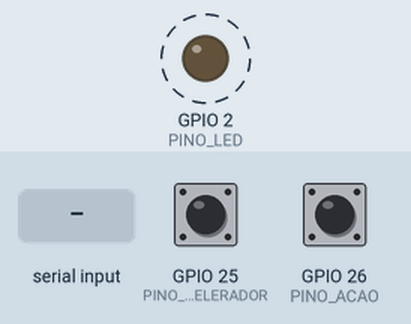
Bench run of a sketch on a simulated ESP32. Parts: output pins drawn as LEDs (lit = HIGH). Dashed ring = blinking. The test bench sets the inputs (shaded band); at power-on: GPIO 25 (PINO_ACELERADOR) HIGH, GPIO 26 (PINO_ACAO) HIGH. EEPROM starts erased; what the sketch prints to the serial monitor is not drawn.

Above: at 0.6 s.
1.3 s: GPIO 25 (PINO_ACELERADOR) pulled LOW for 0.15 s
4.3 s: GPIO 26 (PINO_ACAO) pulled LOW for 0.15 s
7.3 s: "D 1\n" received over Serial
10.3 s: GPIO 25 (PINO_ACELERADOR) pulled LOW for 1 s
13.3 s: "M 45\n" received over Serial
Timing chart, 0 to 17.3 s (numbered marks = the images above; inputs shaded):
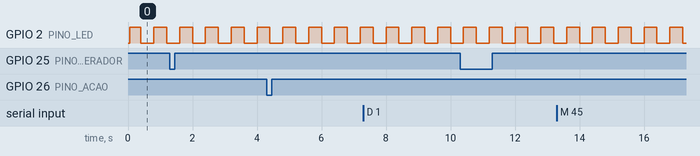

Measured:
- by itself, GPIO 2 (PINO_LED): alternates HIGH for 0.40 s and LOW for 0.40 s

The sketch:

orbital_controle_2_0.ino
```cpp
/*
  ORBITAL DERBY — controle de nave + ponte de rádio para o carrinho
  ==================================================================

  Uma placa por nave (ESP32-C3 SuperMini), com dois papéis ao mesmo tempo:

    1. CONTROLE   dois switches — ACELERADOR (martelar = andar) e AÇÃO (pegar e
                  usar o poder) — que viram eventos na USB para o jogo.
    2. PONTE      o jogo devolve o PWM daquela pista pela USB, e esta placa
                  repassa por rádio (ESP-NOW) para o carrinho que carrega a
                  nave impressa.

              switches            USB                    ESP-NOW
      dedo  ----------->  CONTROLE  <--------->  JOGO  ...  CONTROLE  ---->  CARRINHO
                             (esta placa)                    (esta placa)

  O caminho de volta é o que importa: o jogo é quem decide a velocidade, e o
  único atuador é o PWM. Nada nesta placa inventa velocidade por conta própria
  — fora o modo bancada, abaixo.

  LIGAÇÃO
  -------
  Cada switch entre o pino e o GND. Nada de resistor: o pull-up interno segura
  o pino em nível alto, e apertar leva a zero.

                        ESP32 clássico     ESP32-C3 SuperMini   ESP32-S2 / S3
      Acelerador        GPIO 25            GPIO 4 (pino "4")    GPIO 4
      Ação              GPIO 26            GPIO 5 (pino "5")    GPIO 5
      O outro lado      GND                GND                  GND

  Na C3, evite 2, 8 e 9 (pinos de boot) e 20/21 (UART).

  ESP32-C3 SUPERMINI
  ------------------
  A SuperMini não tem conversor USB-serial: a porta COM é a USB do próprio C3.
  Compile com a placa "Nologo ESP32C3 Super Mini", que já liga o USB CDC:

      arduino-cli compile --fqbn esp32:esp32:nologo_esp32c3_super_mini firmware/orbital_controle

  Com a genérica "ESP32C3 Dev Module" o CDC vem desligado: o Serial sairia
  pelos pinos 20/21 e a porta COM ficaria muda. O firmware se recusa a compilar
  assim (veja o #error).

  Se a gravação não conectar: segure BOOT, aperte e solte RESET, solte BOOT e
  grave de novo (depois, RESET para rodar).

  IDENTIDADE (ÍON ou ÍGNIS)
  -------------------------
  Cada placa guarda o próprio id na memória interna: 1 = ÍON, 2 = ÍGNIS. Sai de
  fábrica como 1. Para transformar um controle em ÍGNIS, uma vez só:

      python tools/controle_esp.py --definir-id COM5 2

  O mesmo id vai em todo pacote de rádio: o carrinho do ÍGNIS ignora o que o
  controle do ÍON manda. Sem isso, em broadcast, um jogador moveria o carrinho
  do outro. O carrinho tem o id dele gravado do mesmo jeito.

  MODO BANCADA (sem PC)
  ---------------------
  Quando o jogo não está mandando PWM (nenhum "M" há mais de PC_MUDO_MS), o
  acelerador volta a ser o botão de sempre: cada aperto manda um pulso de
  PULSO_BANCADA_MS para o carrinho andar um tanto. É como testar a pista sem
  abrir o jogo. Assim que o jogo começa a mandar PWM, o pulso sai de cena.

  PROTOCOLO COM O PC (serial 115200, linhas de texto)
  ---------------------------------------------------
      ESP -> PC   HELLO ORBITAL <id> <versao>   ao ligar e em resposta a "?"
                  T1 / T0                       acelerador apertou / soltou
                  A1 / A0                       ação apertou / soltou
                  K <t><a>                      pulsação a cada 500 ms, ex. "K 10"
                  L1 / L0                       carrinho entrou / saiu do ar
      PC -> ESP   ?                             pede o HELLO
                  ID <n>                        grava o id (1 ou 2)
                  M <duty>                      PWM da pista, 0..1000
                  D <0|1>                       liga/desliga o diagnóstico

  O diagnóstico sai desligado: ele é útil na bancada e só atrapalha quando o
  jogo está lendo a porta. Ligue com "D 1" no monitor serial.

  DEBOUNCE
  --------
  Fica AQUI, e é o motivo de este firmware existir em vez de um simples "manda
  o estado do pino". O acelerador é de martelar: cada aperto conta. Um switch
  que repica gera cliques fantasmas e a nave acelera sozinha. O estado só muda
  depois de ESTAVEL_MS parado — rápido para 25 apertos por segundo, lento o
  bastante para engolir o repique.
*/

#include <Arduino.h>
#include <Preferences.h>
#include <WiFi.h>
#include <esp_now.h>
#include <esp_wifi.h>
#include "espnow_link.h"

// ---------------------------------------------------------------------------
// Pinos por modelo
// ---------------------------------------------------------------------------
#if defined(CONFIG_IDF_TARGET_ESP32C3) || defined(CONFIG_IDF_TARGET_ESP32C6)
  #define PINO_ACELERADOR 4
  #define PINO_ACAO       5
#elif defined(CONFIG_IDF_TARGET_ESP32S2) || defined(CONFIG_IDF_TARGET_ESP32S3)
  #define PINO_ACELERADOR 4
  #define PINO_ACAO       5
#else  // ESP32 clássico (DevKit V1, WROOM-32)
  #define PINO_ACELERADOR 25
  #define PINO_ACAO       26
#endif

// ESP32-C3 sem USB CDC On Boot: o Serial iria para os pinos 20/21 e a porta COM
// da USB ficaria muda. Placa C3 com conversor CH340/CP210x na UART (não é o
// caso da SuperMini)? Compile com -DORBITAL_SERIAL_UART para liberar.
#if defined(CONFIG_IDF_TARGET_ESP32C3) && !ARDUINO_USB_CDC_ON_BOOT && !defined(ORBITAL_SERIAL_UART)
  #error "ESP32-C3 com USB CDC On Boot desligado: a porta COM ficaria muda. Arduino IDE: Ferramentas > Placa > esp32 > Nologo ESP32C3 Super Mini (ou Ferramentas > USB CDC On Boot > Enabled). arduino-cli: --fqbn esp32:esp32:nologo_esp32c3_super_mini"
#endif

// LED da placa: mostra o estado do CARRINHO, que é o que ninguém consegue ver
// de longe. Pisca devagar = procurando; aceso fixo = carrinho respondendo;
// apaga um instante = acabou de mandar comando.
#if defined(CONFIG_IDF_TARGET_ESP32C3)
  // SuperMini: LED azul no GPIO 8, ligado ao 3V3 — acende em nível BAIXO. O
  // LED_BUILTIN do C3 genérico não serve: lá ele é um LED RGB endereçável.
  #define PINO_LED  8
  #define LED_ACESO LOW
#elif defined(LED_BUILTIN)
  #define PINO_LED  LED_BUILTIN
  #define LED_ACESO HIGH
#endif

// ---------------------------------------------------------------------------
// Parâmetros
// ---------------------------------------------------------------------------
static const char*    VERSAO           = "2.0";
static const uint32_t BAUD             = 115200;
static const uint8_t  ID_PADRAO        = 1;
static const uint32_t ESTAVEL_MS       = 5;     // debounce
static const uint32_t PULSACAO_MS      = 500;   // sinal de vida para o PC
static const uint32_t PC_MUDO_MS       = 1500;  // sem "M" por isso: o PC saiu
static const uint16_t PULSO_BANCADA_MS = 150;   // aperto sem PC = anda isso
static const uint32_t LED_PISCA_MS     = 80;
static const uint32_t LED_BUSCA_MS     = 400;
static const uint32_t DIAG_PERIODO_MS  = 3000;  // heartbeat do diagnóstico

struct Botao {
  uint8_t  pino;
  char     letra;      // 'T' (acelerador) ou 'A' (ação)
  bool     estavel;    // estado já sem repique; true = apertado
  bool     bruto;      // última leitura do pino
  uint32_t desde;      // quando o bruto mudou pela última vez
};

static Botao botoes[2] = {
  { PINO_ACELERADOR, 'T', false, false, 0 },
  { PINO_ACAO,       'A', false, false, 0 },
};

static Preferences prefs;
static uint8_t     id = ID_PADRAO;
static uint32_t    ultimaPulsacao = 0;
static char        linha[32];
static uint8_t     tamLinha = 0;
static bool        diagnostico = false;

// --- o que o jogo mandou ---------------------------------------------------
static uint16_t dutyAtual   = 0;     // 0..1000
static uint32_t ultimoM     = 0;     // quando chegou o último "M"
static bool     pcAtivo     = false;
static uint32_t proximoEnvio = 0;

// --- rádio -----------------------------------------------------------------
static uint8_t  macBroadcast[6] = {0xFF, 0xFF, 0xFF, 0xFF, 0xFF, 0xFF};
static uint32_t seqDirigir = 0;
static uint32_t seqPulso   = 0;
static uint32_t seqPing    = 0;
static uint32_t proximoPing = 0;

// Pulso de bancada esperando confirmação. 0 = nenhum pendente.
static PacotePulso pulsoEmVoo;
static uint32_t pulsoPendenteSeq = 0;
static uint32_t pulsoPrazo       = 0;
static uint32_t proximoReenvio   = 0;

// --- anotado pelo callback (task do WiFi), lido pelo loop -------------------
// volatile + seção crítica: sem isso o loop pode ler valor pela metade. O
// callback NUNCA chama Serial nem toca no LED. Só anota.
static volatile uint32_t ultimoAckMs   = 0;
static volatile bool     jaTeveAck     = false;
static volatile uint32_t ackPulsoSeq   = 0;
static volatile bool     jaTevePulsoAck = false;
static volatile uint8_t  ackAndando    = 0;
static volatile uint16_t ackDuty       = 0;
static volatile uint32_t ackVersaoRuim = 0;   // pacote de header divergente

static portMUX_TYPE trava = portMUX_INITIALIZER_UNLOCKED;

static bool     ligadoMostrado = false;   // último estado de link já avisado
static bool     piscando       = false;
static uint32_t piscaAte       = 0;
static uint32_t proximoDiag    = 0;

// ---------------------------------------------------------------------------

static void ledAcender(bool aceso) {
#ifdef PINO_LED
  digitalWrite(PINO_LED, aceso ? LED_ACESO : !LED_ACESO);
#else
  (void)aceso;
#endif
}

static void ola() {
  Serial.printf("HELLO ORBITAL %u %s\n", id, VERSAO);
}

// Por que a placa reiniciou. BROWNOUT aqui significa alimentação, e nenhuma
// mexida no código resolve.
static const char* motivoReset() {
  switch (esp_reset_reason()) {
    case ESP_RST_POWERON:  return "power-on (normal)";
    case ESP_RST_EXT:      return "botao de reset";
    case ESP_RST_SW:       return "reset por software";
    case ESP_RST_PANIC:    return "PANIC (crash no codigo)";
    case ESP_RST_INT_WDT:  return "watchdog de interrupcao";
    case ESP_RST_TASK_WDT: return "watchdog de task";
    case ESP_RST_WDT:      return "watchdog";
    case ESP_RST_BROWNOUT: return "BROWNOUT -- a tensao caiu!";
    default:               return "outro";
  }
}

static void montarCabecalho(LinkCabecalho& cab, uint8_t tipo, uint32_t seq) {
  cab.magic  = LINK_MAGIC;
  cab.versao = LINK_VERSAO;
  cab.tipo   = tipo;
  cab.id     = id;
  cab.seq    = seq;
}

static void enviarRadio(const void* pacote, size_t tamanho) {
  esp_err_t err = esp_now_send(macBroadcast, (const uint8_t*)pacote, tamanho);
  if (err != ESP_OK && diagnostico) {
    Serial.printf("[ctrl] falha no envio: %s\n", esp_err_to_name(err));
  }
}

/// Manda o PWM do jogo para o carrinho. Vai com prazo: se parar de chegar, o
/// carrinho desliga o motor sozinho.
static void enviarDirigir(uint32_t agora) {
  PacoteDirigir p;
  montarCabecalho(p.cab, LINK_TIPO_DIRIGIR, ++seqDirigir);
  p.duty     = dutyAtual;
  p.validade = LINK_VALIDADE_MS;
  enviarRadio(&p, sizeof(p));
  proximoEnvio = agora + LINK_ENVIO_MS;
}

/// Modo bancada: um aperto = um tanto de movimento. Reenviado até o carrinho
/// confirmar ESTE seq, porque um aperto perdido é um aperto que o dedo deu e a
/// pista não mostrou.
static void dispararPulso(uint32_t agora) {
  montarCabecalho(pulsoEmVoo.cab, LINK_TIPO_PULSO, ++seqPulso);
  pulsoEmVoo.ms = PULSO_BANCADA_MS;
  enviarRadio(&pulsoEmVoo, sizeof(pulsoEmVoo));

  pulsoPendenteSeq = seqPulso;
  pulsoPrazo       = agora + LINK_PULSO_ACK_MS;
  proximoReenvio   = agora + LINK_REENVIO_MS;
  piscando         = true;
  piscaAte         = agora + LED_PISCA_MS;
}

// -------------------------------------------------------------- recepção ---
// Resposta do carrinho. Roda em task do WiFi: só anota, nada de Serial aqui.
#if ESP_ARDUINO_VERSION_MAJOR >= 3
static void aoReceber(const esp_now_recv_info_t* info, const uint8_t* dados, int len)
#else
static void aoReceber(const uint8_t* mac, const uint8_t* dados, int len)
#endif
{
  if (len < (int)sizeof(LinkCabecalho)) return;

  LinkCabecalho cab;
  memcpy(&cab, dados, sizeof(cab));
  if (cab.magic != LINK_MAGIC) return;          // tráfego de outro projeto

  if (cab.versao != LINK_VERSAO) {              // espnow_link.h divergente
    portENTER_CRITICAL(&trava);
    ackVersaoRuim = cab.versao;
    portEXIT_CRITICAL(&trava);
    return;
  }
  if (cab.tipo != LINK_TIPO_ACK) return;        // eco do nosso próprio envio
  if (cab.id != id) return;                     // ack do carrinho do outro
  if (len != (int)sizeof(PacoteAck)) return;

  PacoteAck ack;
  memcpy(&ack, dados, sizeof(ack));

  portENTER_CRITICAL(&trava);
  ultimoAckMs = millis();
  jaTeveAck   = true;
  ackAndando  = ack.andando;
  ackDuty     = ack.duty;
  if (ack.andando) {
    // Confirmação que serve para o pulso pendente: o carrinho reagiu.
    ackPulsoSeq    = ack.cab.seq;
    jaTevePulsoAck = true;
  }
  portEXIT_CRITICAL(&trava);
}

// ---------------------------------------------------------------------------

static void tratarComando(const char* cmd) {
  if (strcmp(cmd, "?") == 0) {
    ola();
    return;
  }
  if (strncmp(cmd, "ID ", 3) == 0) {
    int n = atoi(cmd + 3);
    if (n == 1 || n == 2) {
      id = (uint8_t)n;
      prefs.putUChar("id", id);
    }
    ola();
    return;
  }
  if (cmd[0] == 'M' && (cmd[1] == ' ' || cmd[1] == '\0')) {
    // PWM da pista, 0..1000. É o jogo dirigindo o carrinho.
    int n = (cmd[1] == '\0') ? 0 : atoi(cmd + 2);
    if (n < 0) n = 0;
    if (n > 1000) n = 1000;
    dutyAtual = (uint16_t)n;
    ultimoM   = millis();
    enviarDirigir(ultimoM);        // sem esperar a cadência: acelerador é agora
    return;
  }
  if (cmd[0] == 'D' && cmd[1] == ' ') {
    diagnostico = atoi(cmd + 2) != 0;
    Serial.printf("[ctrl] diagnostico %s\n", diagnostico ? "ligado" : "desligado");
    return;
  }
  // "C <n>" (sensor de checkpoint) e demais comandos: reservados.
}

static void lerSerial() {
  while (Serial.available() > 0) {
    char c = (char)Serial.read();
    if (c == '\n' || c == '\r') {
      if (tamLinha > 0) {
        linha[tamLinha] = '\0';
        tratarComando(linha);
        tamLinha = 0;
      }
    } else if (tamLinha < sizeof(linha) - 1) {
      linha[tamLinha++] = c;
    } else {
      tamLinha = 0;  // linha longa demais: é lixo, descarta
    }
  }
}

static void lerBotoes(uint32_t agora) {
  for (Botao& b : botoes) {
    bool apertado = digitalRead(b.pino) == LOW;
    if (apertado != b.bruto) {
      // O pino mexeu: recomeça a contar. Repique fica preso aqui.
      b.bruto = apertado;
      b.desde = agora;
    } else if (apertado != b.estavel && agora - b.desde >= ESTAVEL_MS) {
      b.estavel = apertado;
      Serial.printf("%c%c\n", b.letra, apertado ? '1' : '0');

      // Sem PC, o acelerador volta a ser o botão que anda com o carrinho.
      if (apertado && !pcAtivo && b.letra == 'T') {
        dispararPulso(agora);
      }
    }
  }
}

// ------------------------------------------------------------------- setup ---
void setup() {
  Serial.begin(BAUD);

  for (Botao& b : botoes) {
    pinMode(b.pino, INPUT_PULLUP);
    b.bruto = b.estavel = (digitalRead(b.pino) == LOW);
    b.desde = millis();
  }

#ifdef PINO_LED
  pinMode(PINO_LED, OUTPUT);
#endif
  ledAcender(false);

  prefs.begin("orbital", false);
  id = prefs.getUChar("id", ID_PADRAO);
  if (id != 1 && id != 2) {
    id = ID_PADRAO;
  }

  // ESP-NOW roda sobre a interface STA, mas SEM conectar em rede nenhuma.
  WiFi.mode(WIFI_STA);

  // Credenciais que qualquer sketch anterior tenha salvo na NVS fazem o core
  // tentar reconectar sozinho — e reconectar VARRE CANAIS, arrastando o rádio
  // para longe do canal combinado. Guardar só na RAM e apagar o que está salvo
  // mata isso de vez.
  esp_wifi_set_storage(WIFI_STORAGE_RAM);
  WiFi.disconnect(false, true);

  // ESP-NOW + modem sleep = rádio surdo: sem estar associado a um AP, o C3
  // desliga o rádio em pedaços para economizar, e o frame chega bem na hora em
  // que ele está dormindo.
  esp_wifi_set_ps(WIFI_PS_NONE);

  if (LINK_LONG_RANGE) {
    esp_wifi_set_protocol(WIFI_IF_STA, WIFI_PROTOCOL_LR);
  }
  esp_wifi_set_channel(LINK_WIFI_CHANNEL, WIFI_SECOND_CHAN_NONE);

  if (esp_now_init() != ESP_OK) {
    Serial.println("[ctrl] ESP-NOW nao inicializou -- reiniciando");
    delay(1000);
    ESP.restart();
  }
  if (esp_now_register_recv_cb(aoReceber) != ESP_OK) {
    Serial.println("[ctrl] falha ao registrar callback -- reiniciando");
    delay(1000);
    ESP.restart();
  }

  // Mesmo em broadcast o ESP-NOW exige o "peer" registrado. channel = 0
  // significa "use o canal atual da interface".
  esp_now_peer_info_t peer = {};
  memcpy(peer.peer_addr, macBroadcast, 6);
  peer.channel = 0;
  peer.ifidx   = WIFI_IF_STA;
  peer.encrypt = false;
  if (esp_now_add_peer(&peer) != ESP_OK) {
    Serial.println("[ctrl] falha ao registrar peer broadcast -- reiniciando");
    delay(1000);
    ESP.restart();
  }

  uint32_t agora = millis();
  proximoPing = agora + LINK_PING_MS;
  proximoDiag = agora + DIAG_PERIODO_MS;

  delay(50);
  ola();
}

// -------------------------------------------------------------------- loop ---
void loop() {
  const uint32_t agora = millis();

  lerBotoes(agora);
  lerSerial();

  // --- o jogo ainda está mandando PWM? --------------------------------------
  // Comparação com sinal: sobrevive ao estouro do millis() (~49 dias).
  bool ativo = (ultimoM != 0) && ((int32_t)(agora - ultimoM) < (int32_t)PC_MUDO_MS);
  if (!ativo && pcAtivo) {
    // O jogo fechou ou o cabo saiu: derruba o duty. O carrinho também para
    // sozinho pelo prazo de validade, mas não custa mandar o zero.
    dutyAtual = 0;
    enviarDirigir(agora);
  }
  pcAtivo = ativo;

  // --- cadência do duty ------------------------------------------------------
  if (pcAtivo && (int32_t)(agora - proximoEnvio) >= 0) {
    enviarDirigir(agora);
  }

  // --- snapshot do que o callback anotou ------------------------------------
  uint32_t sAckMs, sPulsoSeq, sVersaoRuim;
  bool     sJaTeveAck, sJaTevePulsoAck;
  uint16_t sDuty;
  uint8_t  sAndando;

  portENTER_CRITICAL(&trava);
  sAckMs          = ultimoAckMs;
  sJaTeveAck      = jaTeveAck;
  sPulsoSeq       = ackPulsoSeq;
  sJaTevePulsoAck = jaTevePulsoAck;
  sDuty           = ackDuty;
  sAndando        = ackAndando;
  sVersaoRuim     = ackVersaoRuim;
  portEXIT_CRITICAL(&trava);

  // Comparação COM SINAL, não unsigned: o callback roda em outra task e pode
  // gravar ultimoAckMs depois de termos lido "agora". Em unsigned viraria
  // underflow gigante e o link piscaria "offline" justamente quando o ack
  // acabou de chegar.
  const int32_t idadeAck = (int32_t)(agora - sAckMs);
  const bool ligado = sJaTeveAck && (idadeAck < (int32_t)LINK_TIMEOUT_MS);

  // --- pulso de bancada: insiste até o carrinho confirmar --------------------
  if (pulsoPendenteSeq != 0) {
    if (sJaTevePulsoAck && sPulsoSeq == pulsoPendenteSeq) {
      pulsoPendenteSeq = 0;
    } else if ((int32_t)(agora - pulsoPrazo) >= 0) {
      if (diagnostico) {
        Serial.printf("[ctrl] pulso %lu perdido\n", (unsigned long)pulsoPendenteSeq);
      }
      pulsoPendenteSeq = 0;
    } else if ((int32_t)(agora - proximoReenvio) >= 0) {
      enviarRadio(&pulsoEmVoo, sizeof(pulsoEmVoo));
      proximoReenvio = agora + LINK_REENVIO_MS;
    }
  }

  // --- ping: só quando não há duty saindo ------------------------------------
  // Com o jogo rodando, o próprio pacote de duty já faz o papel de sonda.
  if (!pcAtivo && (int32_t)(agora - proximoPing) >= 0) {
    proximoPing = agora + LINK_PING_MS;
    PacotePing ping;
    montarCabecalho(ping.cab, LINK_TIPO_PING, ++seqPing);
    enviarRadio(&ping, sizeof(ping));
  }

  // --- avisa o PC quando o carrinho entra ou sai do ar -----------------------
  if (ligado != ligadoMostrado) {
    ligadoMostrado = ligado;
    Serial.printf("L%c\n", ligado ? '1' : '0');
  }

  // --- LED -------------------------------------------------------------------
  if (piscando && (int32_t)(agora - piscaAte) < 0) {
    ledAcender(false);                                   // buraco = mandou comando
  } else {
    piscando = false;
    if (ligado) {
      ledAcender(true);                                  // fixo = carrinho na escuta
    } else {
      ledAcender(((agora / LED_BUSCA_MS) % 2) == 0);     // pisca = procurando
    }
  }

  // --- sinal de vida para o PC ----------------------------------------------
  if (agora - ultimaPulsacao >= PULSACAO_MS) {
    ultimaPulsacao = agora;
    Serial.printf("K %c%c\n", botoes[0].estavel ? '1' : '0', botoes[1].estavel ? '1' : '0');
  }

  // --- diagnóstico (desligado por padrão) -----------------------------------
  if (diagnostico && (int32_t)(agora - proximoDiag) >= 0) {
    proximoDiag = agora + DIAG_PERIODO_MS;
    if (sVersaoRuim != 0) {
      Serial.printf("[ctrl] ATENCAO: carrinho com espnow_link.h versao %lu (aqui e %u)\n",
                    (unsigned long)sVersaoRuim, LINK_VERSAO);
    }
    Serial.printf("[ctrl] id=%u pc=%s duty=%u | carrinho=%s ack ha %ld ms duty=%u andando=%u\n",
                  id, pcAtivo ? "ativo" : "mudo", dutyAtual,
                  ligado ? "ONLINE" : "offline",
                  (long)(sJaTeveAck ? idadeAck : -1), sDuty, sAndando);
  }
}
```

Source omitted: espnow_link.h (5762 bytes)
